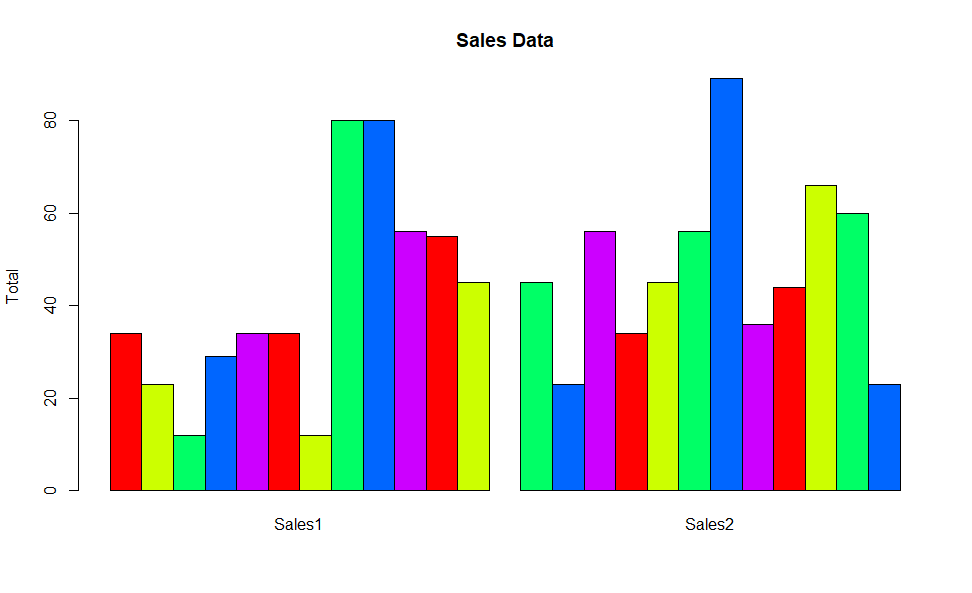

R code for this plot:
#my working directory is set as follows: E:/UB/Spring2018/DIC/Labs/Lab1/GajendragadkarLab1Part1
#set this value to new value where the RAR is extracted

setwd("E:\\UB\\Spring2018\\DIC\\Labs\\Lab1\\GajendragadkarLab1Part1\\Problem2\\Data\\")
sales<-read.table(file = "./salesdata.txt", header=T) 
sales # to verify that data has been read
barplot(as.matrix(sales), main="Sales Data", ylab= "Total",beside=T, col=rainbow(5))
